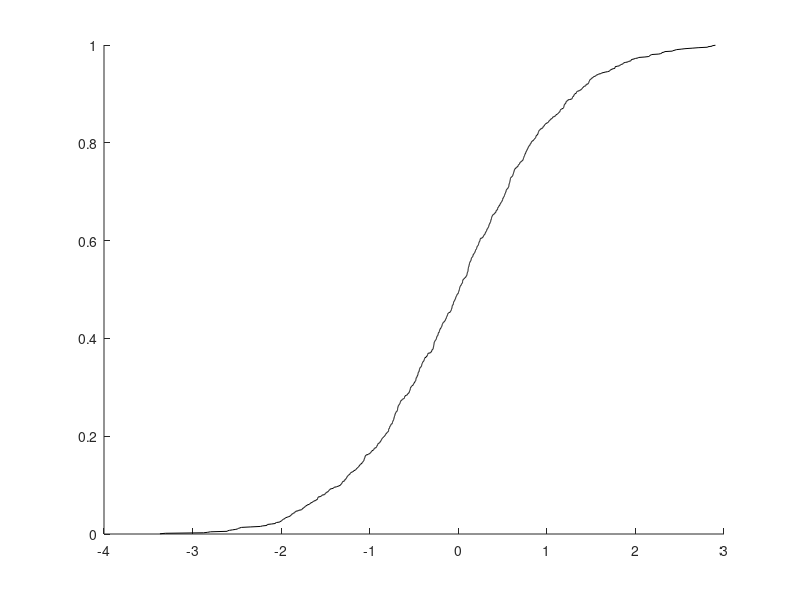

MATLAB code for this plot:
function pCdf(X,Clr);

if nargin==0;
  fprintf(1,'Test case\n');
  X=randn(1000,1);
  Clr='k';
elseif nargin==1;
  Clr='k';
end;

if isempty(X)==0;
    
    n=numel(X);

    t=isnan(X);
    if sum(t)>0;
        fprintf(1,'pltCdf found %g NaN, and is ommitting.\n',sum(t));
    end;
    
    tX=[NaN(sum(t==1),1);sort(X(t==0))];
    tY=((1:n)'-0.5)/n;
    
    %plot
    hold on; plot(tX,tY,'Color',Clr);
end;

return